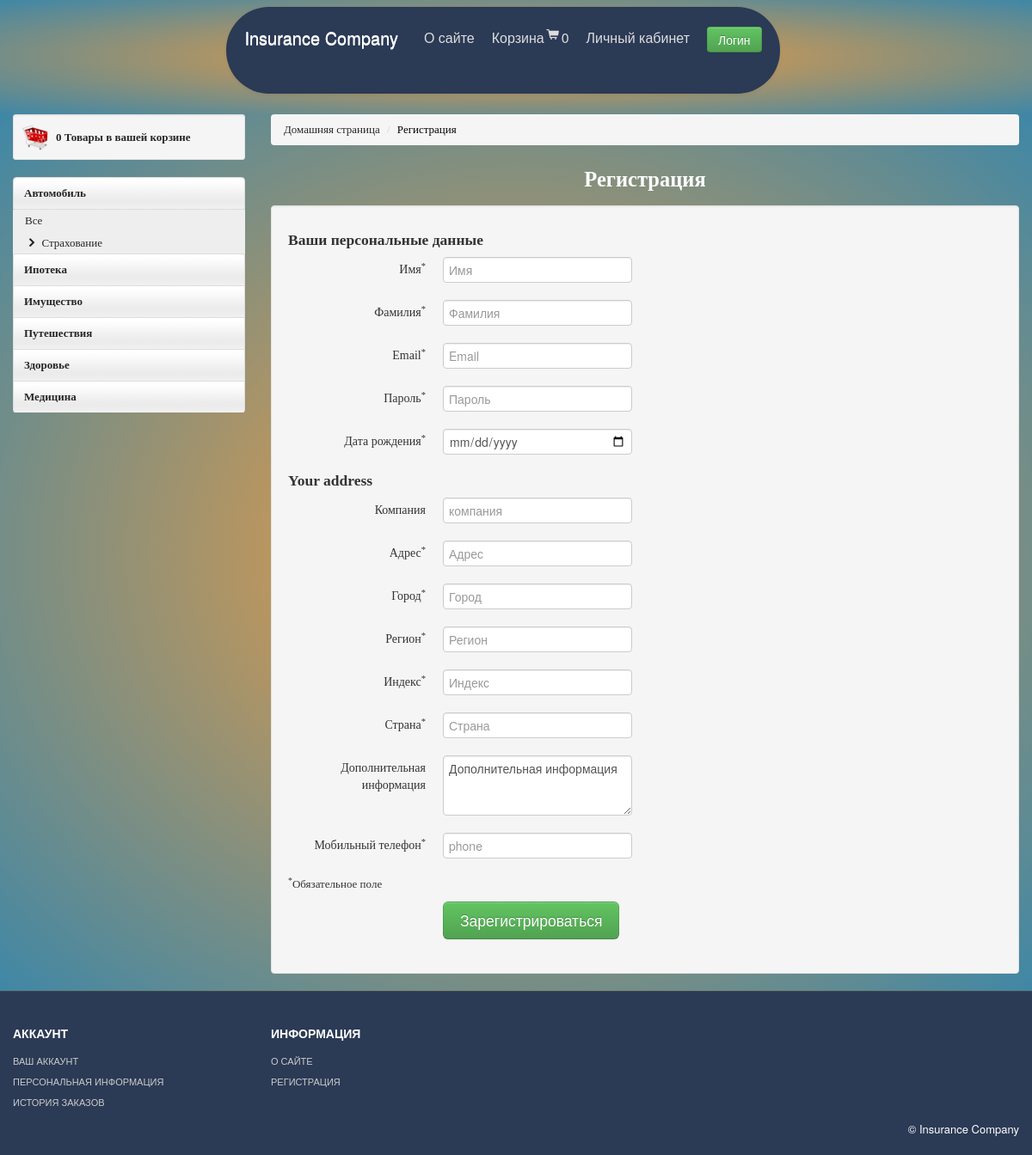
Screenshot of /register/ with the database file from the repository.
### tables this page shows
CREATE TABLE `category` (
  `id` int NOT NULL,
  `name` varchar(255) NOT NULL,
  `sort_order` int NOT NULL,
  `status` int NOT NULL DEFAULT '1'
);

CREATE TABLE `sub_category` (
  `id` int NOT NULL,
  `name` varchar(255) NOT NULL,
  `sort_order` int NOT NULL,
  `category_id` int NOT NULL,
  `status` int NOT NULL DEFAULT '1'
);

### app/controllers/UserController.php (called while the page is built, shortened)
<?php
class UserController
{
    public function actionRegister()
    {
        $totalQuantity = Cart::countItems();
        $categories = Category::getCategoriesList();
        $subCategories = Category::getSubCategoriesList(1);
        $firstName = false;
        $lastName = false;
        $email = false;
        $password = false;
        $birth = false;
        $company = false;
        $address = false;
        $city = false;
        $state = false;
        $postcode = false;
        $country = false;
        $phone = false;
        $result = false;
        require_once(ROOT . '/views/user/register.php');
        return true;
    }
}

### app/components/Router.php (called while the page is built, shortened)
<?php
class Router {
    private $routes;
    public function __construct()
    {
        $routesPath = ROOT . '/app/config/routes.php';
        $this->routes = include($routesPath);
    }
    private function getURI()
    {
        if (!empty($_SERVER['REQUEST_URI'])) {
            return trim($_SERVER['REQUEST_URI'], '/');
        }
    }
    public function run()
    {
        $uri = $this->getURI();
        foreach ($this->routes as $uriPattern => $path) {
            if (preg_match("~$uriPattern~", $uri)) {
                $internalRoute = preg_replace("~$uriPattern~", $path, $uri);
                $segments = explode('/', $internalRoute);
                $controllerName = array_shift($segments).'Controller';
                $controllerName = ucfirst($controllerName);
                $actionName = 'action'.ucfirst(array_shift($segments));
                $parameters = $segments;
                $controllerFile = ROOT.'/app/controllers/'.$controllerName.'.php';
                if (is_file($controllerFile)) {
                    $controllerObject = new $controllerName;
                }
                $result = call_user_func_array(array($controllerObject, $actionName), $parameters);
                if ($result != null) {
                    break;
                }
            }
        }
    }
}

### index.php (called while the page is built, shortened)
<?php
$router = new Router();
$router->run();

### app/components/Cart.php (called while the page is built, shortened)
<?php
class Cart
{
    public static function countItems()
    {
        if (isset($_SESSION['products'])) {
            $count = 0;
            foreach ($_SESSION['products'] as $id => $quantity) {
                $count = $count + $quantity;
            }
            return $count;
        } else {
            return 0;
        }
    }
}

### app/models/Category.php (called while the page is built, shortened)
<?php
class Category
{
    public static function getCategoriesList()
    {
        $db = Db::getConnection();
        $sql = 'SELECT id, name FROM category '
                . 'WHERE status="1" '
                . 'ORDER BY sort_order ASC';
        $result = $db->query($sql);
        $i = 0;
        $categoryList = array();
        while ($row = $result->fetch()) {
            $categoryList[$i]['id'] = $row['id'];
            $categoryList[$i]['name'] = $row['name'];
            $i++;
        }
        return $categoryList;
    }
    public static function getSubCategoriesList($category_id)
    {
        $status = 1;
        $subCategoryList = array();
        $db = Db::getConnection();
        $sql = 'SELECT id, name, category_id FROM sub_category'
                . ' WHERE status=:status AND category_id=:category_id'
                . ' ORDER BY sort_order ASC';
        $result = $db->prepare($sql);
        $result->bindParam(":status", $status, PDO::PARAM_INT);
        $result->bindParam(":category_id", $category_id, PDO::PARAM_INT);
        $result->setFetchMode(PDO::FETCH_ASSOC);
        $result->execute();
        $i = 0;
        while ($row = $result->fetch()) {
            $subCategoryList[$i]['id'] = $row['id'];
            $subCategoryList[$i]['name'] = $row['name'];
            $subCategoryList[$i]['category_id'] = $row['category_id'];
            $i++;
        }
        return $subCategoryList;
    }
}

### views/user/register.php (the view, shortened to what this page needs)
<?php include ROOT . '/views/layouts/header.php'; ?>
<div id="mainBody">
    <div class="container">
        <div class="row">
            <div id="sidebar" class="span3">
                <div class="well well-small">
                    <a id="myCart" href="/cart/">
                        <img src="/template/themes/images/ico-cart.png" alt="cart">
                        <span id="cart-count">
                            <?php echo $totalQuantity; ?>
                        </span> Товары в вашей корзине
                    </a>
                </div>
                <ul id="sideManu" class="nav nav-tabs nav-stacked">
                    <?php foreach ($categories as $category): ?>
                        <li class="<?php if ($category['id'] == 1) echo 'subMenu open'; ?>">
                            <a href="/catalog/category-<?php echo $category['id'];?>">
                                <?php echo $category['name']; ?>
                            </a>
                            <?php if ($category['id'] == 1): ?>
                                <ul>
                                    <li><a href="/catalog/category-<?php echo $category['id'];?>">Все</a></li>
                                    <?php if (isset($subCategories) && is_array($subCategories)): ?>
                                        <?php foreach ($subCategories as $subCategory): ?>
                                            <li>
                                                <a href="/catalog/category-<?php echo $category['id']."-".$subCategory['id'];?>">
                                                    <i class="icon-chevron-right"></i>
                                                        <?php echo $subCategory['name']; ?>
                                                </a>
                                            </li>
                                        <?php endforeach; ?>
                                    <?php endif; ?>
                                </ul>
                            <?php endif; ?>
                        </li>
                    <?php endforeach; ?>
                </ul>
                <br/>
            </div>
            <div class="span9">
                <ul class="breadcrumb">
                    <li><a href="/">Домашняя страница</a> <span class="divider">/</span></li>
                    <li class="active" style="color: black">Регистрация</li>
                </ul>
                <h3 style="color: white; text-align: center;">Регистрация</h3>
                <div class="well">
                    <?php if (!$result): ?>
                        <form class="form-horizontal" action="" method="post">
                            <h4>Ваши персональные данные</h4>
                            <div class="control-group">
                                <label class="control-label" for="inputFname1">Имя<sup>*</sup></label>
                                <div class="controls">
                                    <input type="text" name="firstName" id="inputFname1" value="<?php echo $firstName;?>" placeholder="Имя">
                                </div>
                            </div>
                            <div class="control-group">
                                <label class="control-label" for="inputLname">Фамилия<sup>*</sup></label>
                                <div class="controls">
                                    <input type="text" name="lastName" id="inputLname" value="<?php echo $lastName;?>" placeholder="Фамилия">
                                </div>
                            </div>
                            <div class="control-group">
                                <label class="control-label" for="input_email">Email<sup>*</sup></label>
                                <div class="controls">
                                    <input type="text" name="email" id="input_email" value="<?php echo $email;?>" placeholder="Email">
                                </div>
                            </div>
                            <div class="control-group">
                                <label class="control-label" for="inputPassword1">Пароль<sup>*</sup></label>
                                <div class="controls">
                                    <input type="password" name="password" id="inputPassword1" value="<?php echo $password;?>" placeholder="Пароль">
                                </div>
                            </div>
                            <div class="control-group">
                                <label class="control-label">Дата рождения<sup>*</sup></label>
                                <div class="controls">
                                    <input type="date" name="birth" value="<?php echo $birth;?>" placeholder="дд-мм-г" />
                                </div>
                            </div>
                            <h4>Your address</h4>
                            <div class="control-group">
                                <label class="control-label" for="company">Компания</label>
                                <div class="controls">
                                    <input type="text" name="company" id="company" value="<?php echo $company;?>" placeholder="компания"/>
                                </div>
                            </div>
                            <div class="control-group">
                                <label class="control-label" for="address">Адрес<sup>*</sup></label>
                                <div class="controls">
                                    <input type="text" name="address" id="address" value="<?php echo $address;?>" placeholder="Адрес"/>
                                </div>
                            </div>
                            <div class="control-group">
                                <label class="control-label" for="city">Город<sup>*</sup></label>
                                <div class="controls">
                                    <input type="text" name="city" id="city" value="<?php echo $city;?>" placeholder="Город"/>
                                </div>
                            </div>
                            <div class="control-group">
                                <label class="control-label" for="state">Регион<sup>*</sup></label>
                                <div class="controls">
                                    <input type="text" name="state" id="state" value="<?php echo $state;?>" placeholder="Регион"/>
                                </div>
                            </div>
                            <div class="control-group">
                                <label class="control-label" for="postcode">Индекс<sup>*</sup></label>
                                <div class="controls">
                                    <input type="text" name="postcode" id="postcode" value="<?php echo $postcode;?>" placeholder="Индекс"/>
                                </div>
                            </div>
                            <div class="control-group">
                                <label class="control-label" for="country">Страна<sup>*</sup></label>
                                <div class="controls">
                                    <input type="text" name="country" id="country" value="<?php echo $country;?>" placeholder="Страна"/>
                                </div>
                            </div>
                            <div class="control-group">
                                <label class="control-label" for="aditionalInfo">Дополнительная информация</label>
                                <div class="controls">
                                    <textarea name="info" id="aditionalInfo" cols="26" rows="3">Дополнительная информация</textarea>
                                </div>
                            </div>
                            <div class="control-group">
                                <label class="control-label" for="phone">Мобильный телефон<sup>*</sup></label>
                                <div class="controls">
                                    <input type="text"  name="phone" id="phone" value="<?php echo $phone;?>" placeholder="phone"/>
                                </div>
                            </div>
                            <p><sup>*</sup>Обязательное поле</p>
                            <div class="control-group">
                                <div class="controls">
                                    <input class="btn btn-large btn-success" type="submit" name="submit" value="Зарегистрироваться" />
                                </div>
                            </div>
                        </form>
                    <?php else: ?>
                        <p>Вы зарегистрированы! Добро пожаловать!</p>
                    <?php endif; ?>
                </div>
            </div>
        </div>
    </div>
</div>
<?php include ROOT . '/views/layouts/footer.php'; ?>

### template/themes/css/base.css (style rules this page uses)
#myCart img { float: left; margin-right: 8px; }
#myCart { font-size: 13px; font-weight: bold; line-height: 33px; }
#sidebar ul ul li a { font-size: 12px; }
#sidebar ul { list-style: none; padding: 0; margin: 0; width: 100%; }
#sidebar li a { font-weight: bold; background: url(../images/tabRepeatInactive.png) repeat-x 0 0; color: #262626; }
#sidebar ul li li a { background: #eee; padding-left: 14px; font-weight: normal; display: block; font-size: 13px; line-height: 26px; }
[class^="icon-"], [class*=" icon-"] { background-image: none; }
.navbar .nav.pull-right, #sideManu { overflow: hidden; }
#mainBody { background: radial-gradient(#f69d3c, #3f87a6); background-size: cover; background-position: top; font-family: Ouroboros; background-blend-mode: multiply; }

### rows the page displays
category: name "Автомобиль"
sub_category: name "Страхование"
category: name "Ипотека"
category: name "Имущество"
category: name "Путешествия"
category: name "Здоровье"
category: name "Медицина"

### other values shown
$totalQuantity "0"
